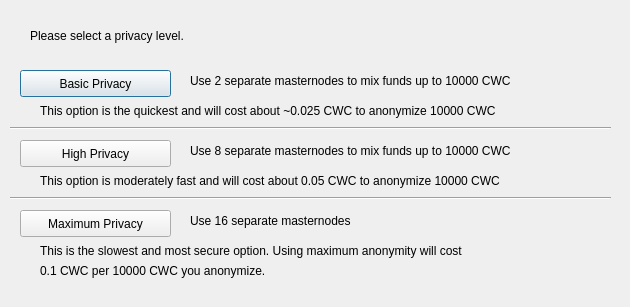
<?xml version="1.0" encoding="UTF-8"?>
<ui version="4.0">
 <class>ObfuscationConfig</class>
 <widget class="QDialog" name="ObfuscationConfig">
  <property name="geometry">
   <rect>
    <x>0</x>
    <y>0</y>
    <width>630</width>
    <height>307</height>
   </rect>
  </property>
  <property name="windowTitle">
   <string>Configure Obfuscation</string>
  </property>
  <widget class="QPushButton" name="buttonBasic">
   <property name="geometry">
    <rect>
     <x>20</x>
     <y>70</y>
     <width>151</width>
     <height>27</height>
    </rect>
   </property>
   <property name="text">
    <string>Basic Privacy</string>
   </property>
  </widget>
  <widget class="QPushButton" name="buttonHigh">
   <property name="geometry">
    <rect>
     <x>20</x>
     <y>140</y>
     <width>151</width>
     <height>27</height>
    </rect>
   </property>
   <property name="text">
    <string>High Privacy</string>
   </property>
  </widget>
  <widget class="QPushButton" name="buttonMax">
   <property name="geometry">
    <rect>
     <x>20</x>
     <y>210</y>
     <width>151</width>
     <height>27</height>
    </rect>
   </property>
   <property name="text">
    <string>Maximum Privacy</string>
   </property>
  </widget>
  <widget class="QLabel" name="label">
   <property name="geometry">
    <rect>
     <x>30</x>
     <y>20</y>
     <width>571</width>
     <height>31</height>
    </rect>
   </property>
   <property name="text">
    <string>Please select a privacy level.</string>
   </property>
  </widget>
  <widget class="QLabel" name="label_2">
   <property name="geometry">
    <rect>
     <x>190</x>
     <y>70</y>
     <width>421</width>
     <height>21</height>
    </rect>
   </property>
   <property name="text">
    <string>Use 2 separate masternodes to mix funds up to 10000 CWC</string>
   </property>
  </widget>
  <widget class="QLabel" name="label_3">
   <property name="geometry">
    <rect>
     <x>190</x>
     <y>140</y>
     <width>411</width>
     <height>21</height>
    </rect>
   </property>
   <property name="text">
    <string>Use 8 separate masternodes to mix funds up to 10000 CWC</string>
   </property>
  </widget>
  <widget class="QLabel" name="label_4">
   <property name="geometry">
    <rect>
     <x>190</x>
     <y>210</y>
     <width>421</width>
     <height>21</height>
    </rect>
   </property>
   <property name="text">
    <string>Use 16 separate masternodes</string>
   </property>
  </widget>
  <widget class="QLabel" name="label_6">
   <property name="geometry">
    <rect>
     <x>40</x>
     <y>100</y>
     <width>561</width>
     <height>21</height>
    </rect>
   </property>
   <property name="text">
    <string>This option is the quickest and will cost about ~0.025 CWC to anonymize 10000 CWC</string>
   </property>
  </widget>
  <widget class="QLabel" name="label_7">
   <property name="geometry">
    <rect>
     <x>40</x>
     <y>170</y>
     <width>561</width>
     <height>21</height>
    </rect>
   </property>
   <property name="text">
    <string>This option is moderately fast and will cost about 0.05 CWC to anonymize 10000 CWC</string>
   </property>
  </widget>
  <widget class="QLabel" name="label_8">
   <property name="geometry">
    <rect>
     <x>40</x>
     <y>240</y>
     <width>561</width>
     <height>21</height>
    </rect>
   </property>
   <property name="text">
    <string>This is the slowest and most secure option. Using maximum anonymity will cost</string>
   </property>
  </widget>
  <widget class="QLabel" name="label_9">
   <property name="geometry">
    <rect>
     <x>40</x>
     <y>260</y>
     <width>561</width>
     <height>21</height>
    </rect>
   </property>
   <property name="text">
    <string>0.1 CWC per 10000 CWC you anonymize.</string>
   </property>
  </widget>
  <widget class="Line" name="line">
   <property name="geometry">
    <rect>
     <x>10</x>
     <y>120</y>
     <width>601</width>
     <height>16</height>
    </rect>
   </property>
   <property name="orientation">
    <enum>Qt::Horizontal</enum>
   </property>
  </widget>
  <widget class="Line" name="line_2">
   <property name="geometry">
    <rect>
     <x>10</x>
     <y>190</y>
     <width>601</width>
     <height>16</height>
    </rect>
   </property>
   <property name="orientation">
    <enum>Qt::Horizontal</enum>
   </property>
  </widget>
 </widget>
 <resources/>
 <connections/>
</ui>
